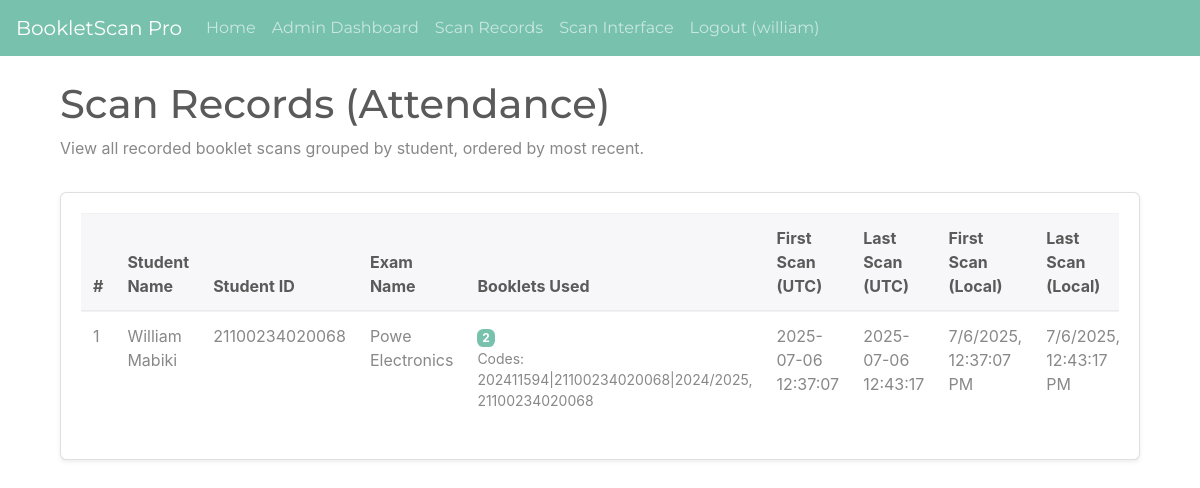
The app's page /admin/scan_records (signed in) with its own data.
### Booklet_Scan/app/models.py (models this page shows, shortened)
class AdminUser(UserMixin, db.Model):
    id = db.Column(db.Integer, primary_key=True)
    username = db.Column(db.String(64), index=True, unique=True, nullable=False)
    password_hash = db.Column(db.String(256), nullable=False)

class Student(db.Model):
    id = db.Column(db.Integer, primary_key=True)
    name = db.Column(db.String(128), nullable=False)
    student_id = db.Column(db.String(64), unique=True, nullable=False, index=True)
    course = db.Column(db.String(128))
    assignments = db.relationship('StudentExamAssignment', backref='student', lazy='dynamic')
    scans = db.relationship('ScanRecord', backref='student', lazy='dynamic')

class Exam(db.Model):
    id = db.Column(db.Integer, primary_key=True)
    name = db.Column(db.String(128), nullable=False)
    course = db.Column(db.String(128)) # Course for which the exam is being held
    venue_id = db.Column(db.Integer, db.ForeignKey('venue.id'), nullable=False)
    date = db.Column(db.Date, nullable=False)
    start_time = db.Column(db.Time, nullable=False)
    end_time = db.Column(db.Time, nullable=False)
    exam_status = db.Column(db.String(30), default='Pending', nullable=False)
    assignments = db.relationship('StudentExamAssignment', backref='exam', lazy='dynamic')
    scans = db.relationship('ScanRecord', backref='exam', lazy='dynamic')
    STATUS_PENDING = 'Pending'
    STATUS_AUTH_ACTIVE = 'AuthenticationActive'
    STATUS_IN_PROGRESS = 'InProgress' # Future use
    STATUS_FINISHED = 'Finished'     # Future use

### Booklet_Scan/app/admin/routes.py (the view)
@bp.route('/scan_records')
@login_required
def list_scan_records():
    page = request.args.get('page', 1, type=int)
    scan_records = ScanRecord.query.join(Student, ScanRecord.student_id == Student.id)\
                                  .join(Exam, ScanRecord.exam_id == Exam.id)\
                                  .add_columns(
                                      ScanRecord.id,
                                      Student.name.label('student_name'),
                                      Student.student_id.label('student_identifier'),
                                      Exam.name.label('exam_name'),
                                      ScanRecord.booklet_code,
                                      ScanRecord.timestamp
                                  )\
                                  .order_by(ScanRecord.timestamp.desc())\
                                  .paginate(page=page, per_page=15) # Show 15 records per page
    return render_template('admin/scan_records_list.html',
                           scan_records=scan_records,
                           title='View Scan Records')

### Booklet_Scan/app/admin/routes.py (called while the page is built)
def is_admin():
    return current_user.is_authenticated and hasattr(current_user, 'username')

@bp.before_request
@login_required # Ensures user is logged in for all admin routes
def before_request():
    if not is_admin(): # Or a more specific role check if you add roles
        flash('You do not have permission to access the admin area.')
        return redirect(url_for('main.index'))

### Booklet_Scan/app/models.py (called while the page is built)
@login_manager.user_loader
def load_user(id):
    return AdminUser.query.get(int(id))

### Booklet_Scan/app/templates/admin/scan_records_list.html (shortened to what this page needs)
{% extends "base.html" %}
{% import "bootstrap/wtf.html" as wtf %}
{% block app_content %}
<div class="container mt-4">
    <div class="row mb-3">
        <div class="col-md-12">
            <h1 class="display-5">Scan Records (Attendance)</h1>
            <p class="text-muted">View all recorded booklet scans grouped by student, ordered by most recent.</p>
        </div>
    </div>
    <div class="card shadow-sm">
        <div class="card-body">
            {% if scan_records.items %}
            <div class="table-responsive">
                <table class="table table-hover">
                    <thead class="thead-light">
                        <tr>
                            <th>#</th>
                            <th>Student Name</th>
                            <th>Student ID</th>
                            <th>Exam Name</th>
                            <th>Booklets Used</th>
                            <th>First Scan (UTC)</th>
                            <th>Last Scan (UTC)</th>
                            <th>First Scan (Local)</th>
                            <th>Last Scan (Local)</th>
                        </tr>
                    </thead>
                    <tbody>
                        {% set grouped_students = {} %}
                        {% for record in scan_records.items %}
                            {% set key = record.student_identifier + '|' + record.exam_name %}
                            {% if key not in grouped_students %}
                                {% set _ = grouped_students.__setitem__(key, {
                                    'student_name': record.student_name,
                                    'student_identifier': record.student_identifier,
                                    'exam_name': record.exam_name,
                                    'booklet_codes': [record.booklet_code],
                                    'timestamps': [record.timestamp]
                                }) %}
                            {% else %}
                                {% set _ = grouped_students[key]['booklet_codes'].append(record.booklet_code) %}
                                {% set _ = grouped_students[key]['timestamps'].append(record.timestamp) %}
                            {% endif %}
                        {% endfor %}
                        {% for key, student_data in grouped_students.items() %}
                        {% set first_scan = student_data.timestamps|min %}
                        {% set last_scan = student_data.timestamps|max %}
                        {% set unique_booklets = student_data.booklet_codes|unique|list %}
                        <tr>
                            <td>{{ loop.index }}</td>
                            <td>{{ student_data.student_name }}</td>
                            <td>{{ student_data.student_identifier }}</td>
                            <td>{{ student_data.exam_name }}</td>
                            <td>
                                <span class="badge badge-primary">{{ unique_booklets|length }}</span>
                                <small class="text-muted d-block">
                                    Codes: {{ unique_booklets|join(', ') }}
                                </small>
                            </td>
                            <td>{{ first_scan.strftime('%Y-%m-%d %H:%M:%S') }}</td>
                            <td>{{ last_scan.strftime('%Y-%m-%d %H:%M:%S') }}</td>
                            <td data-utc-timestamp="{{ first_scan.isoformat() }}" class="local-time">
                            </td>
                            <td data-utc-timestamp="{{ last_scan.isoformat() }}" class="local-time">
                            </td>
                        </tr>
                        {% endfor %}
                    </tbody>
                </table>
            </div>
            {% else %}
            <div class="alert alert-info" role="alert">
                No scan records found yet.
            </div>
            {% endif %}
        </div>
    </div>
</div>
{% endblock %}

### Booklet_Scan/app/templates/base.html (shortened to what this page needs)
<!doctype html>
<html lang="en">
  <head>
    <link rel="stylesheet" href="https://bootswatch.com/4/minty/bootstrap.min.css">
  </head>
  <body>
    <nav class="navbar navbar-expand-lg navbar-dark bg-primary fixed-top">
      <a class="navbar-brand" href="{{ url_for('main.index') }}">BookletScan Pro</a>
      <div class="collapse navbar-collapse" id="navbarNav">
        <ul class="navbar-nav mr-auto">
          <li class="nav-item">
            <a class="nav-link" href="{{ url_for('main.index') }}">Home</a>
          </li>
          {% if current_user.is_anonymous %}
          <li class="nav-item">
            <a class="nav-link" href="{{ url_for('auth.login') }}">Admin Login</a>
          </li>
          {% else %}
            {% if current_user.is_authenticated and current_user.username %}
            <li class="nav-item">
              <a class="nav-link" href="{{ url_for('admin.dashboard') }}">Admin Dashboard</a>
            </li>
            <li class="nav-item">
                <a class="nav-link" href="{{ url_for('admin.list_scan_records') }}">Scan Records</a>
            </li>
            {% endif %}
            <li class="nav-item">
              <a class="nav-link" href="{{ url_for('main.scan_ui') }}">Scan Interface</a>
            </li>
            <li class="nav-item">
              <a class="nav-link" href="{{ url_for('auth.logout') }}">Logout ({{ current_user.username if current_user.is_authenticated and current_user.username else 'User' }})</a>
            </li>
          {% endif %}
        </ul>
      </div>
    </nav>
    <div class="container mt-3">
        {% block app_content %}{% endblock %}
    </div>
  </body>
</html>

### Booklet_Scan/app/templates/base.html (style rules this page uses)
body { padding-top: 56px; }

### records on screen
AdminUser: username "william"
Student: student_name "William Mabiki", student_identifier "21100234020068"
Exam: exam_name "Powe Electronics"

### other values on screen
{{ unique_booklets|length }} "2"
{{ unique_booklets|join(', ') }} "202411594|21100234020068|2024/2025, 21100234020068"
{{ first_scan.strftime('%Y-%m-%d %H:%M:%S') }} "2025-07-06 12:37:07"
{{ last_scan.strftime('%Y-%m-%d %H:%M:%S') }} "2025-07-06 12:43:17"
